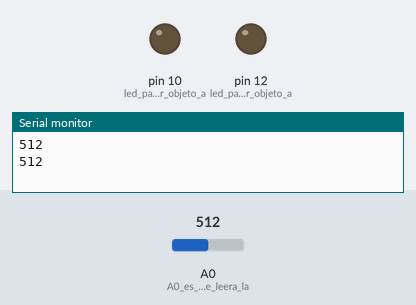
Bench run of a sketch on a simulated Arduino Uno, built with avr-gcc and run on an emulated ATmega328P. Parts: output pins drawn as LEDs (lit = HIGH), the last lines printed to the serial monitor. Inputs (shaded band) come from the test bench; at power-on: A0 (A0_es_el_pin_que_leera_la) = 512.

Above: at 1.8 s.
1.9 s: A0 (A0_es_el_pin_que_leera_la) set to 364
4.2 s: A0 (A0_es_el_pin_que_leera_la) set to 343
At 6.6 s:
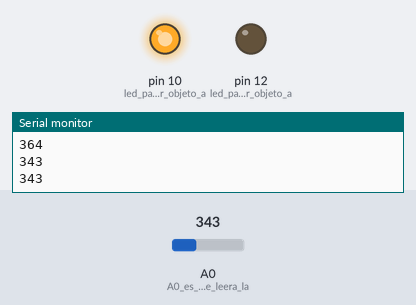
7.5 s: A0 (A0_es_el_pin_que_leera_la) set to 207
10.2 s: A0 (A0_es_el_pin_que_leera_la) set to 182
At 12.4 s:
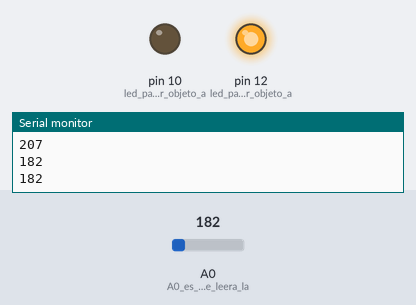
13.5 s: A0 (A0_es_el_pin_que_leera_la) set to 210
At 15.9 s:
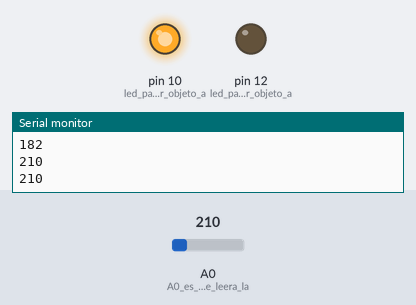
16.5 s: A0 (A0_es_el_pin_que_leera_la) set to 190
At 19.5 s:
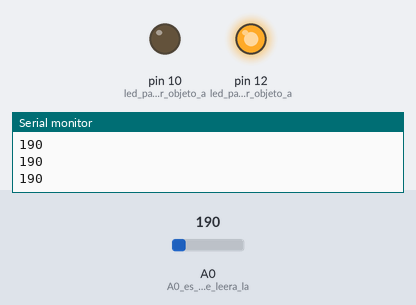
Timing chart, 0 to 20.5 s (numbered marks = the images above; inputs shaded):
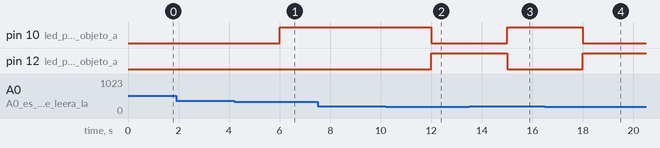

Measured:
- the behaviour switches between 351 and 350 on A0 (A0_es_el_pin_que_leera_la) (found by bisection; images 0 and 1)
- the behaviour switches between 200 and 199 on A0 (A0_es_el_pin_que_leera_la) (found by bisection; images 1 and 2)
- after the input at 4.2 s, pin 10 (led_para_indicar_objeto_a): LOW → HIGH after 1.8 s
- after the input at 10.2 s, pin 10 (led_para_indicar_objeto_a): HIGH → LOW after 1.8 s; pin 12 (led_para_indicar_objeto_a): LOW → HIGH after 1.8 s
- after the input at 13.5 s, pin 10 (led_para_indicar_objeto_a): LOW → HIGH after 1.5 s; pin 12 (led_para_indicar_objeto_a): HIGH → LOW after 1.5 s
- after the input at 16.5 s, pin 10 (led_para_indicar_objeto_a): HIGH → LOW after 1.5 s; pin 12 (led_para_indicar_objeto_a): LOW → HIGH after 1.5 s

The sketch:

P6_e2.ino
```cpp
void setup() {
  Serial.begin(9600); // Se inicia la comunicacion serial
  pinMode(A0,INPUT);  //A0 es el pin que leera la entrada analogica
  pinMode(10,OUTPUT);  // led para indicar objeto a 3 cm
  pinMode(12,OUTPUT);  // led para indicar objeto a mayor distancia

}

void loop() {
  int va = analogRead(A0);  // la lectura analogica se convierte a valores enteros
  Serial.println(va);  // se indica que se imprima la lectura analogica
  delay(1000);

  if(200 <= va && va <= 350) // se establace un rango para el que la señal coincida con 3cm
  {
    digitalWrite(10,HIGH);
    digitalWrite(12, LOW);
  }

  else if(25 < va && va < 200) // se establace un rango para el que la señal sea mayor a 3cm
  {
    digitalWrite(10,LOW);
    digitalWrite(12, HIGH);
  }

  else
  {
   digitalWrite(10,LOW);
   digitalWrite(12, LOW);
  }
}
```
